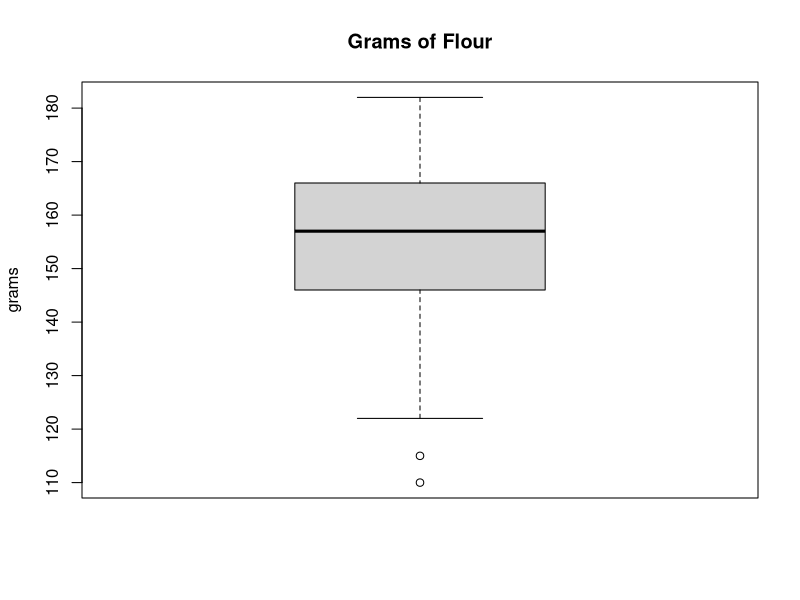
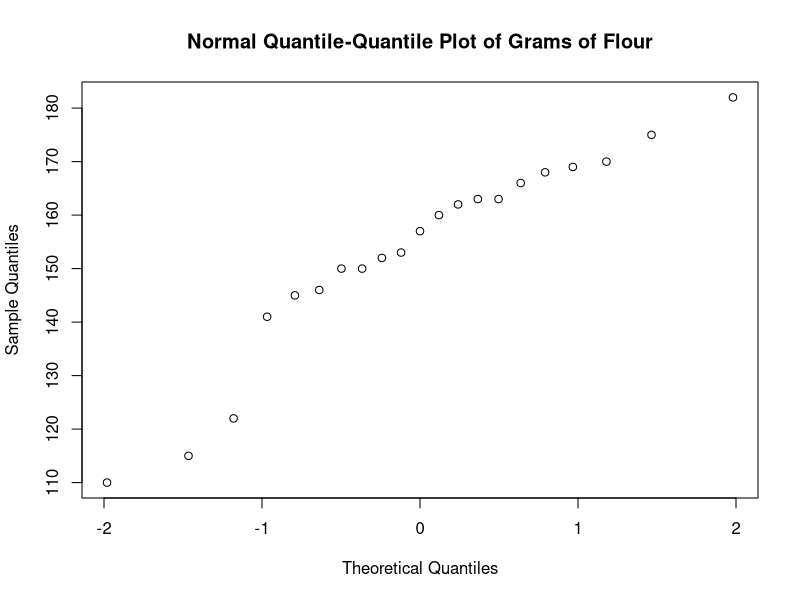
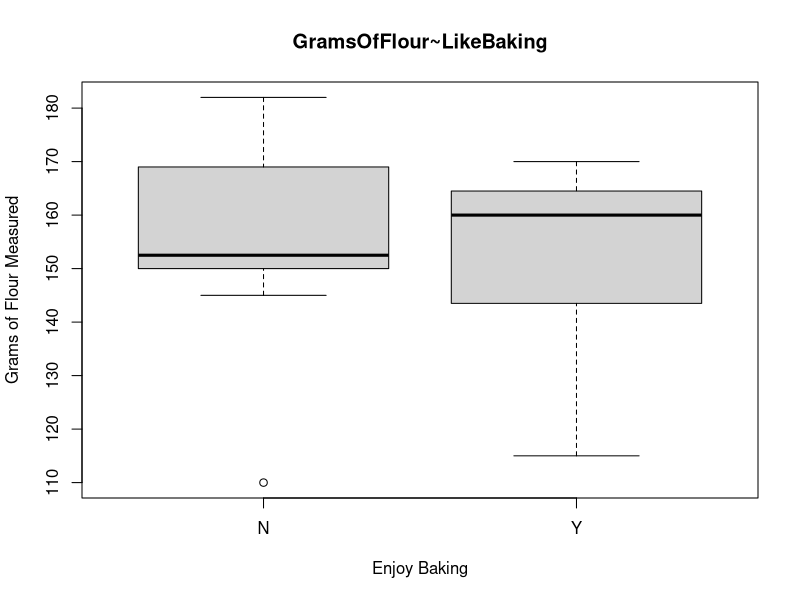

These figures' R source, in order:
# Vincent Purcell
# Applied Multivariate Data Analysis - Summer 22 - HW1


# Q1 ------------------
print("Q1.a Beach/Mountains and Book/Movie Preferences")
data <- read.csv("class_data.csv")
colnames(data) <- c("grams","bakelike","beachmtn","bookmov") 
tab <- table(data$beachmtn, data$bookmov)
tab <- cbind(tab, Total = rowSums(tab))
tab <- rbind(tab, Total = colSums(tab))
print("Q1.a")
tab

# Q1.b.i -----------------
print("Q1.b Grams of Flour Summary")
mean(data$grams)
sd(data$grams)
summary(data$grams)

# Q.b.ii -----------------
boxplot(data$grams, main="Grams of Flour", ylab="grams")

# Q.b.iv -----------------
qqnorm(data$grams, main="Normal Quantile-Quantile Plot of Grams of Flour")

# Q.b.v -----------------
boxplot(data$grams~data$bakelike, main="GramsOfFlour~LikeBaking",
        xlab="Enjoy Baking", ylab="Grams of Flour Measured")

